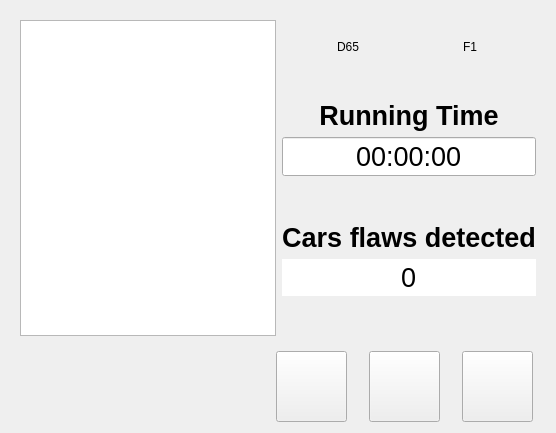
      <widget class="QWidget" name="stackedWidgetPage1">
       <layout class="QVBoxLayout" name="verticalLayout_2">
        <item>
         <widget class="QWidget" name="widget_2" native="true">
          <property name="sizePolicy">
           <sizepolicy hsizetype="Preferred" vsizetype="Expanding">
            <horstretch>0</horstretch>
            <verstretch>0</verstretch>
           </sizepolicy>
          </property>
          <layout class="QHBoxLayout" name="horizontalLayout_3">
           <item>
            <widget class="QGraphicsView" name="PieChart"/>
           </item>
           <item>
            <layout class="QVBoxLayout" name="verticalLayout_3">
             <item>
              <layout class="QGridLayout" name="gridLayout">
               <item row="0" column="0">
                <widget class="QLabel" name="d65_ill_state">
                 <property name="sizePolicy">
                  <sizepolicy hsizetype="Minimum" vsizetype="Minimum">
                   <horstretch>0</horstretch>
                   <verstretch>0</verstretch>
                  </sizepolicy>
                 </property>
                 <property name="maximumSize">
                  <size>
                   <width>100</width>
                   <height>100</height>
                  </size>
                 </property>
                 <property name="text">
                  <string/>
                 </property>
                 <property name="pixmap">
                  <pixmap resource="resources/D65.qrc">:/D65_on/sun-4-512-2.png</pixmap>
                 </property>
                 <property name="scaledContents">
                  <bool>true</bool>
                 </property>
                 <property name="alignment">
                  <set>Qt::AlignCenter</set>
                 </property>
                </widget>
               </item>
               <item row="0" column="1">
                <widget class="QLabel" name="f1_ill_state">
                 <property name="maximumSize">
                  <size>
                   <width>100</width>
                   <height>100</height>
                  </size>
                 </property>
                 <property name="text">
                  <string/>
                 </property>
                 <property name="pixmap">
                  <pixmap resource="resources/F1.qrc">:/F1/sun-4-512-3.png</pixmap>
                 </property>
                 <property name="scaledContents">
                  <bool>true</bool>
                 </property>
                 <property name="alignment">
                  <set>Qt::AlignCenter</set>
                 </property>
                </widget>
               </item>
               <item row="1" column="0">
                <widget class="QLabel" name="label_7">
                 <property name="text">
                  <string>D65</string>
                 </property>
                 <property name="alignment">
                  <set>Qt::AlignCenter</set>
                 </property>
                </widget>
               </item>
               <item row="1" column="1">
                <widget class="QLabel" name="label_8">
                 <property name="text">
                  <string>F1</string>
                 </property>
                 <property name="alignment">
                  <set>Qt::AlignCenter</set>
                 </property>
                </widget>
               </item>
              </layout>
             </item>
             <item>
              <spacer name="verticalSpacer_3">
               <property name="orientation">
                <enum>Qt::Vertical</enum>
               </property>
               <property name="sizeHint" stdset="0">
                <size>
                 <width>20</width>
                 <height>40</height>
                </size>
               </property>
              </spacer>
             </item>
             <item>
              <widget class="QLabel" name="label_3">
               <property name="font">
                <font>
                 <pointsize>20</pointsize>
                 <weight>75</weight>
                 <bold>true</bold>
                </font>
               </property>
               <property name="text">
                <string>Running Time</string>
               </property>
               <property name="alignment">
                <set>Qt::AlignCenter</set>
               </property>
              </widget>
             </item>
             <item>
              <widget class="QLineEdit" name="time">
               <property name="font">
                <font>
                 <pointsize>20</pointsize>
                </font>
               </property>
               <property name="text">
                <string>00:00:00</string>
               </property>
               <property name="alignment">
                <set>Qt::AlignCenter</set>
               </property>
              </widget>
             </item>
             <item>
              <spacer name="verticalSpacer_2">
               <property name="orientation">
                <enum>Qt::Vertical</enum>
               </property>
               <property name="sizeHint" stdset="0">
                <size>
                 <width>20</width>
                 <height>40</height>
                </size>
               </property>
              </spacer>
             </item>
             <item>
              <widget class="QLabel" name="label_4">
               <property name="font">
                <font>
                 <pointsize>20</pointsize>
                 <weight>75</weight>
                 <bold>true</bold>
                </font>
               </property>
               <property name="text">
                <string>Cars flaws detected</string>
               </property>
               <property name="alignment">
                <set>Qt::AlignCenter</set>
               </property>
              </widget>
             </item>
             <item>
              <widget class="QLineEdit" name="flaw_car_nr">
               <property name="font">
                <font>
                 <pointsize>20</pointsize>
                </font>
               </property>
               <property name="text">
                <string>0</string>
               </property>
               <property name="frame">
                <bool>false</bool>
               </property>
               <property name="alignment">
                <set>Qt::AlignCenter</set>
               </property>
              </widget>
             </item>
             <item>
              <spacer name="verticalSpacer">
               <property name="orientation">
                <enum>Qt::Vertical</enum>
               </property>
               <property name="sizeHint" stdset="0">
                <size>
                 <width>20</width>
                 <height>40</height>
                </size>
               </property>
              </spacer>
             </item>
            </layout>
           </item>
          </layout>
         </widget>
        </item>
        <item>
         <layout class="QHBoxLayout" name="horizontalLayout_2">
          <property name="spacing">
           <number>22</number>
          </property>
          <property name="topMargin">
           <number>0</number>
          </property>
          <property name="rightMargin">
           <number>12</number>
          </property>
          <property name="bottomMargin">
           <number>0</number>
          </property>
          <item>
           <widget class="QLabel" name="label_2">
            <property name="sizePolicy">
             <sizepolicy hsizetype="Preferred" vsizetype="Fixed">
              <horstretch>0</horstretch>
              <verstretch>0</verstretch>
             </sizepolicy>
            </property>
            <property name="maximumSize">
             <size>
              <width>175</width>
              <height>70</height>
             </size>
            </property>
            <property name="text">
             <string/>
            </property>
            <property name="pixmap">
             <pixmap resource="resources/logoColor.qrc">:/logo/D:/Projects/isent_colorcheck/resources/colorcheck_logo.png</pixmap>
            </property>
            <property name="scaledContents">
             <bool>true</bool>
            </property>
           </widget>
          </item>
          <item>
           <spacer name="horizontalSpacer_12">
            <property name="orientation">
             <enum>Qt::Horizontal</enum>
            </property>
            <property name="sizeType">
             <enum>QSizePolicy::Fixed</enum>
            </property>
            <property name="sizeHint" stdset="0">
             <size>
              <width>40</width>
              <height>20</height>
             </size>
            </property>
           </spacer>
          </item>
          <item>
           <widget class="QLabel" name="label_19">
            <property name="sizePolicy">
             <sizepolicy hsizetype="Minimum" vsizetype="Minimum">
              <horstretch>0</horstretch>
              <verstretch>0</verstretch>
             </sizepolicy>
            </property>
            <property name="maximumSize">
             <size>
              <width>140</width>
              <height>45</height>
             </size>
            </property>
            <property name="styleSheet">
             <string notr="true"/>
            </property>
            <property name="text">
             <string/>
            </property>
            <property name="pixmap">
             <pixmap resource="resources/introLogo.qrc">:/introsys/INTROSYS_White.png</pixmap>
            </property>
            <property name="scaledContents">
             <bool>true</bool>
            </property>
           </widget>
          </item>
          <item>
           <spacer name="horizontalSpacer">
            <property name="orientation">
             <enum>Qt::Horizontal</enum>
            </property>
            <property name="sizeType">
             <enum>QSizePolicy::Expanding</enum>
            </property>
            <property name="sizeHint" stdset="0">
             <size>
              <width>40</width>
              <height>20</height>
             </size>
            </property>
           </spacer>
          </item>
          <item>
           <widget class="QPushButton" name="stop_button">
            <property name="sizePolicy">
             <sizepolicy hsizetype="Fixed" vsizetype="Fixed">
              <horstretch>0</horstretch>
              <verstretch>0</verstretch>
             </sizepolicy>
            </property>
            <property name="minimumSize">
             <size>
              <width>71</width>
              <height>71</height>
             </size>
            </property>
            <property name="maximumSize">
             <size>
              <width>71</width>
              <height>71</height>
             </size>
            </property>
            <property name="styleSheet">
             <string notr="true">border-image: url(:/stop/iconfinder_player_stop_48794.png);</string>
            </property>
            <property name="text">
             <string/>
            </property>
           </widget>
          </item>
          <item>
           <widget class="QPushButton" name="pause_button">
            <property name="sizePolicy">
             <sizepolicy hsizetype="Fixed" vsizetype="Preferred">
              <horstretch>0</horstretch>
              <verstretch>0</verstretch>
             </sizepolicy>
            </property>
            <property name="minimumSize">
             <size>
              <width>71</width>
              <height>71</height>
             </size>
            </property>
            <property name="maximumSize">
             <size>
              <width>71</width>
              <height>71</height>
             </size>
            </property>
            <property name="styleSheet">
             <string notr="true">border-image: url(:/pause/iconfinder_player_pause_48790.png);</string>
            </property>
            <property name="text">
             <string/>
            </property>
           </widget>
          </item>
          <item>
           <widget class="QPushButton" name="start_button">
            <property name="sizePolicy">
             <sizepolicy hsizetype="Fixed" vsizetype="Fixed">
              <horstretch>0</horstretch>
              <verstretch>0</verstretch>
             </sizepolicy>
            </property>
            <property name="minimumSize">
             <size>
              <width>71</width>
              <height>71</height>
             </size>
            </property>
            <property name="styleSheet">
             <string notr="true">border-image: url(:/play/iconfinder_player_play_48791.png);</string>
            </property>
            <property name="text">
             <string/>
            </property>
           </widget>
          </item>
         </layout>
        </item>
       </layout>
      </widget>
